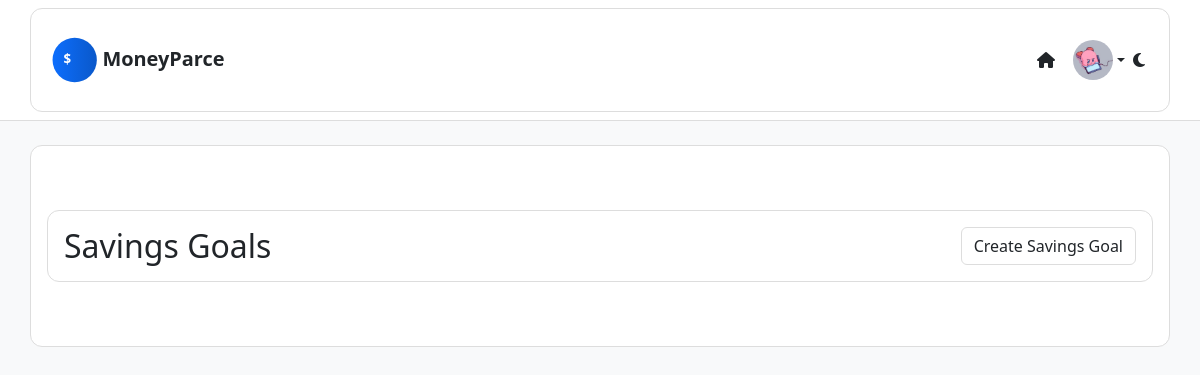
The app's page /savings/ (signed in), older data.
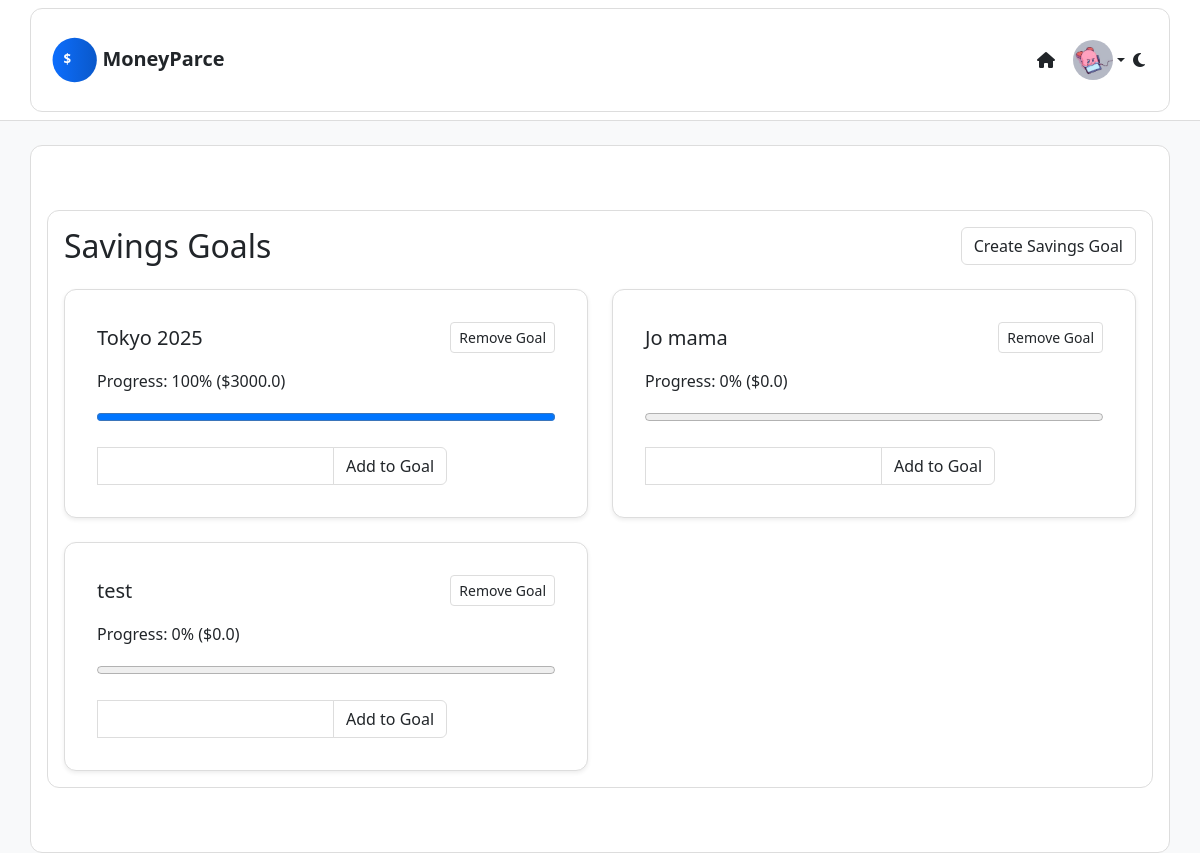
The same page, newer data.
### core/models.py (models this page shows, shortened)
class UserProfile(models.Model):
    id = models.AutoField(primary_key=True)
    user = models.OneToOneField(User, on_delete=models.CASCADE)
    theme = models.CharField(max_length=10, default='light')
    budget = models.FloatField(default = 0)
    spending = models.FloatField(default = 0)
    color = models.CharField(max_length=7, default='#0d6efd')
    profile_picture = models.ImageField(upload_to='profile_pictures/', blank=True, null=True)

class SavingsGoal(models.Model):
    id = models.AutoField(primary_key=True)
    user = models.ForeignKey(User, on_delete=models.CASCADE)
    goal_name = models.CharField(max_length=50)
    target_amount = models.FloatField()
    curr_amount = models.FloatField(default=0.0)
    date = models.DateField(auto_now_add=True)

### core/views.py (the view)
# urls.py: path('savings/', views.savings, name='savings_goal'),
@login_required
def savings(request):
    goals = SavingsGoal.objects.filter(user=request.user)
    if request.method == 'POST':
        savings_goal_form = SavingsGoalForm(request.POST)
        if savings_goal_form.is_valid():
            goal = savings_goal_form.save(commit=False)
            goal.user = request.user
            goal.save()
            return redirect('savings_goal')
    else:
        savings_goal_form = SavingsGoalForm()
    for goal in goals:
        goal.add_form=AddToGoalForm()
    return render(request, 'core/savings_goal.html', {
        'savings_goal_form': savings_goal_form,
        'goals': goals,
    })

### core/forms.py
class SavingsGoalForm(forms.ModelForm):
    class Meta:
        model = SavingsGoal
        fields = ['goal_name', 'target_amount']

### core/darkMode.py (called while the page is built)
def theme_context(request):
    theme = 'light'
    if request.user.is_authenticated:
        try:
            user_profile = UserProfile.objects.get(user=request.user)
            theme = user_profile.theme
        except UserProfile.DoesNotExist:
            pass
    else:
        theme = request.session.get('theme', 'light')  # Default to 'light'
    return {'theme': theme}

### core/templates/core/savings_goal.html (shortened to what this page needs)
{% extends 'core/base.html' %}
{% load static %}
{% block content %}
<div class="container mt-5 mb-5">
  <div class="d-flex justify-content-between align-items-center mb-4">
    <h2 class="mb-0">Savings Goals</h2>
    <button type="button" class="btn btn-primary" data-bs-toggle="modal" data-bs-target="#createGoalModal">
      Create Savings Goal
    </button>
  </div>
  <div class="row row-cols-1 row-cols-md-2 g-4">
    {% for goal in goals %}
      <div class="col">
        <div class="card h-100 shadow-sm">
          <div class="card-body">
            <div class="d-flex justify-content-between align-items-center mb-3">
              <h5 class="card-title mb-0">{{ goal.goal_name }}</h5>
              <button type="button" class="btn btn-sm btn-outline-danger">Remove Goal</button>
            </div>
            <p class="card-text">Progress: {% widthratio goal.curr_amount goal.target_amount 100 %}% (${{ goal.curr_amount }})</p>
            <progress value="{{ goal.curr_amount }}" max="{{ goal.target_amount }}" class="w-100 mb-3"></progress>
            <form method="post" action="{% url 'add_to_goal' goal.id %}">
              <div class="input-group">
                {{ goal.add_form.amount }}
                <button type="submit" class="btn btn-outline-primary">Add to Goal</button>
              </div>
            </form>
          </div>
        </div>
      </div>
    {% endfor %}
  </div>
</div>
{% endblock %}

### core/templates/core/base.html (shortened to what this page needs)
<!DOCTYPE html>
<html lang="en" data-theme="{{ theme }}">
<head>
    {% load static %}
    <link href="https://cdn.jsdelivr.net/npm/bootstrap@5.3.0/dist/css/bootstrap.min.css" rel="stylesheet">
    <link rel="stylesheet" href="https://cdnjs.cloudflare.com/ajax/libs/font-awesome/6.4.0/css/all.min.css">
    {% if theme == 'dark' %}
        <link rel="stylesheet" href="{% static 'css/dark.css' %}">
    {% else %}
        <link rel="stylesheet" href="{% static 'css/light.css' %}">
    {% endif %}
</head>
<body>
    <nav class="navbar navbar-expand-lg navbar-light bg-light mb-4">
      <div class="container">
        {% if user.is_authenticated %}
          <a class="navbar-brand" href="{% url 'dashboard' %}">
            <svg class="logo" xmlns="http://www.w3.org/2000/svg" width="300" height="100" viewBox="0 0 325 100">
              <defs>
                <linearGradient id="grad1" x1="0%" y1="0%" x2="100%" y2="0%">
                  <stop offset="0%" stop-color="var(--logo-gradient-start, #0d6efd)"/>
                  <stop offset="100%" stop-color="var(--logo-gradient-end, #0a58ca)"/>
                </linearGradient>
              </defs>
              <circle cx="50" cy="50" r="40" fill="url(#grad1)" />
              <text x="30" y="57" font-family="Segoe UI, sans-serif" font-size="24"
                    fill="var(--logo-dollar-color, #ffffff)" font-weight="bold">
                $
              </text>
              <text x="100" y="60" font-family="Segoe UI, sans-serif" font-size="36"
                    fill="var(--logo-text-color, #212529)" font-weight="bold">
                MoneyParce
              </text>
            </svg>
          </a>
        {% endif %}
        <div class="collapse navbar-collapse" id="navbarNav">
          <ul class="navbar-nav ms-auto">
            {% if user.is_authenticated %}
              <li class="nav-item">
                <a class="nav-link" href="{% url 'dashboard' %}" title="Dashboard">
                  <i class="fas fa-home"></i>
                </a>
              </li>
              <li class="nav-item dropdown">
                <a class="nav-link dropdown-toggle d-flex align-items-center" href="#" id="userDropdown" role="button"
                   data-bs-toggle="dropdown" aria-expanded="false" style="padding: 0;">
                  {% if user.userprofile.profile_picture %}
                    <img src="{{ user.userprofile.profile_picture.url }}" alt="Avatar"
                         style="width: 40px; height: 40px; border-radius: 50%; object-fit: cover; margin-left: 10px;">
                  {% endif %}
                </a>
              </li>
              <li class="nav-item">
                <a href="{% url 'dark mode' %}" class="nav-link" title="Toggle Dark Mode">
                  {% if theme == 'dark' %}
                    <i class="fas fa-sun"></i>
                  {% else %}
                    <i class="fas fa-moon"></i>
                  {% endif %}
                </a>
              </li>
            {% endif %}
          </ul>
        </div>
      </div>
    </nav>
    <div class="container">
      {% block content %}{% endblock %}
    </div>
</body>
</html>

### core/static/css/light.css (style rules this page uses)
:root { --bg-color: #f8f9fa; --surface-color: #ffffff; --text-color: #212529; --accent-color: #0d6efd; --link-color: #0d6efd; --border-color: #ddd; --hover-color: #e2e6ea; --logo-dollar-color: #ffffff; --logo-text-color: #212529; --logo-gradient-start: #0d6efd; --logo-gradient-end: #0a58ca; }
html, body, nav, .navbar, .container, .card, .alert, .dropdown-menu, button, input, textarea, select, a { transition: background-color 0.5s ease, color 0.5s ease, border-color 0.5s ease; }
html, body { background-color: var(--bg-color) !important; color: var(--text-color) !important; font-family: 'Segoe UI', Tahoma, Geneva, Verdana, sans-serif; }
h1, h2, h3, h4, h5, h6, p, span, label, div, li, dt, dd, small, strong, em { color: var(--text-color) !important; }
a { color: var(--link-color) !important; }
nav, .navbar, .nav, .navbar-default, .navbar-light, .navbar-dark { background-color: var(--surface-color) !important; color: var(--text-color) !important; border-bottom: 1px solid var(--border-color) !important; }
.navbar a, .nav a { color: var(--text-color) !important; }
button, input[type="submit"], .btn { background-color: var(--surface-color) !important; color: var(--text-color) !important; border: 1px solid var(--border-color) !important; }
input, textarea, select, .form-control, .input, .textfield, .textinput { background-color: var(--surface-color) !important; color: var(--text-color) !important; border: 1px solid var(--border-color) !important; }
input::placeholder, textarea::placeholder { color: #6c757d !important; }
textarea, input[type="text"], input[type="email"], input[type="password"], input[type="search"], input[type="url"], input[type="tel"], input[type="number"] { background-color: var(--surface-color) !important; color: var(--text-color) !important; border: 1px solid var(--border-color) !important; }
.card, .panel, .container, .box, .content-box { background-color: var(--surface-color) !important; color: var(--text-color) !important; border: 1px solid var(--border-color) !important; padding: 1rem; border-radius: 0.75rem; }
.hero-section, .bg-light, .bg-light.text-center, .bg-light.p-5.rounded-lg.text-center { background-color: #fff !important; color: var(--text-color) !important; background-image: none !important; }
.navbar-brand .logo { max-height: 60px; height: auto; width: auto; }

Row changes from the older to the newer data that the page shows:
added SavingsGoal: goal_name "Tokyo 2025", curr_amount+target_amount "100", curr_amount "3000.0"
added SavingsGoal: goal_name "Jo mama", curr_amount+target_amount "0", curr_amount "0.0"
added SavingsGoal: goal_name "test", curr_amount+target_amount "0", curr_amount "0.0"
